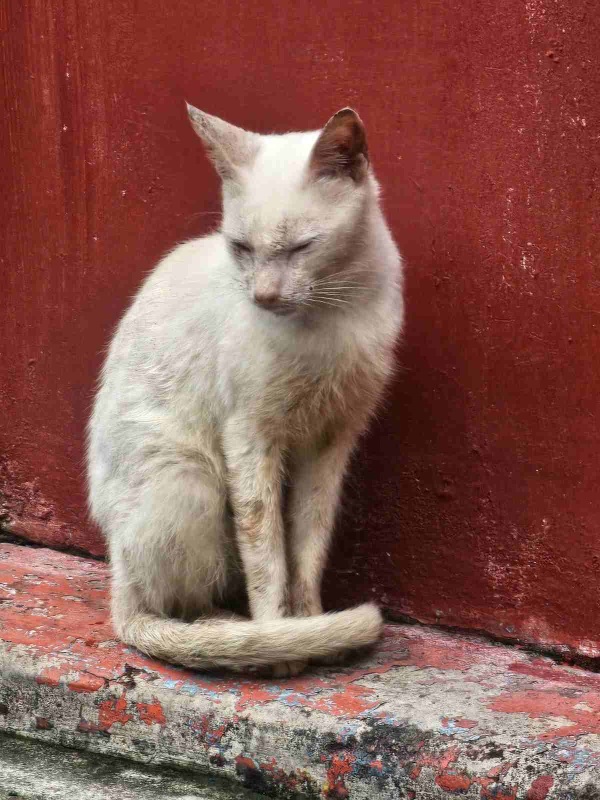
#> input picture assets/Projects/Photography/Animal Photography/20250901_144004-100kb.jpg, 1200 x 1600 px, found by its file name (shown at 1/2 size); its folder holds 4 pictures in this run
$ python make_animal_thumbs.py
#> lines starting #> are read from the running program, lines starting #| are printed output that depends on the picture
import os
from PIL import Image

folder = "./assets/Projects/Photography/Animal Photography"
out_dir = "./scratch/animal_thumbs"
os.makedirs(out_dir, exist_ok=True)

for f in sorted(os.listdir(folder)):
    if not f.lower().endswith('.jpg'): continue
    im = Image.open(os.path.join(folder, f))
#> im is the input picture: PIL image 1200x1600 RGB; mean R, G, B 135.6, 88.1, 80.2
    im.thumbnail((300, 300))
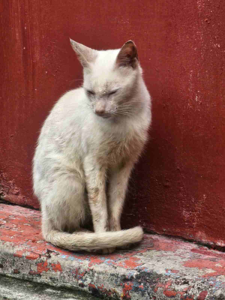
#> im: PIL image 225x300 RGB; mean R, G, B 135.8, 88.2, 80.3
    im.save(os.path.join(out_dir, f))
    print(f"Saved thumb for {f}")
#> pass 2 of the loop `for f in sorted(os.listdir(folder)):`:
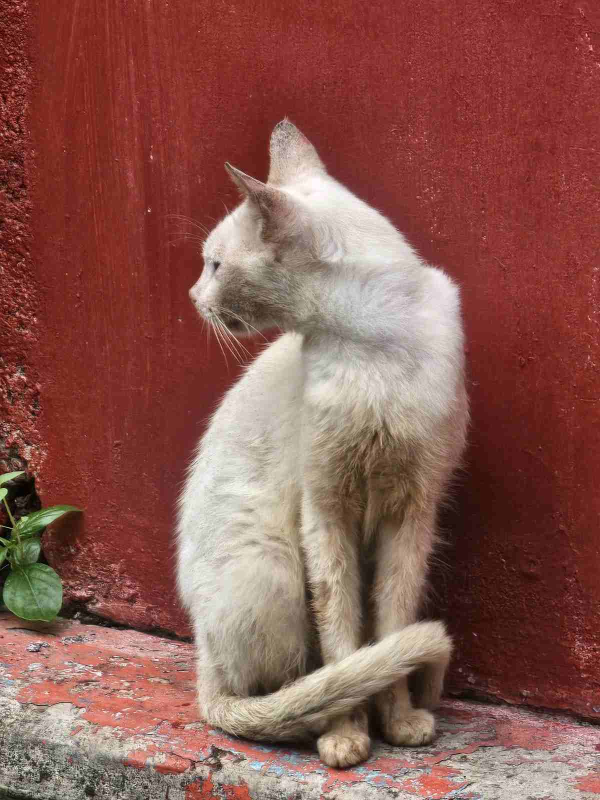
#> input picture assets/Projects/Photography/Animal Photography/20250901_144006-100kb.jpg, 1200 x 1600 px, found by its file name (shown at 1/2 size)
#> im is the input picture: PIL image 1200x1600 RGB; mean R, G, B 138.5, 88.1, 79.8
#> `im.thumbnail((300, 300))`:
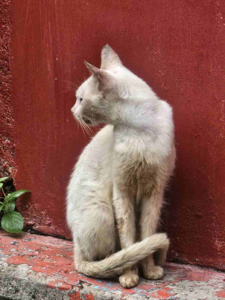
#> im: PIL image 225x300 RGB; mean R, G, B 138.7, 88.2, 80
#> pass 3 of the loop `for f in sorted(os.listdir(folder)):`:
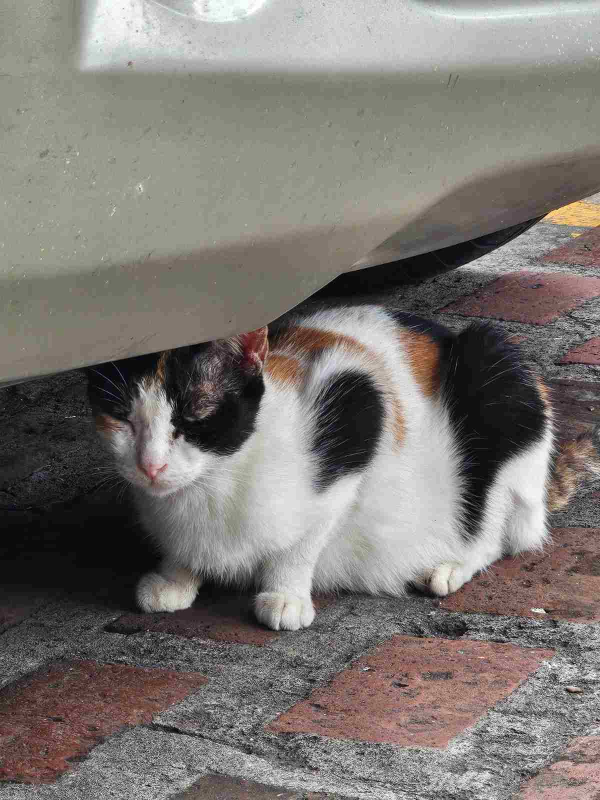
#> input picture assets/Projects/Photography/Animal Photography/20250917_125307-100kb.jpg, 1200 x 1600 px, found by its file name (shown at 1/2 size)
#> im is the input picture: PIL image 1200x1600 RGB; mean R, G, B 124.7, 119.9, 115.4
#> `im.thumbnail((300, 300))`:
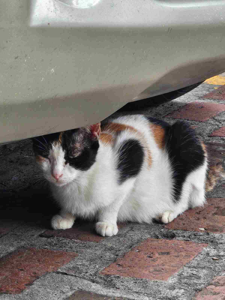
#> im: PIL image 225x300 RGB; mean R, G, B 124.8, 120, 115.5
#> the loop made 4 passes; the first 3 are shown
